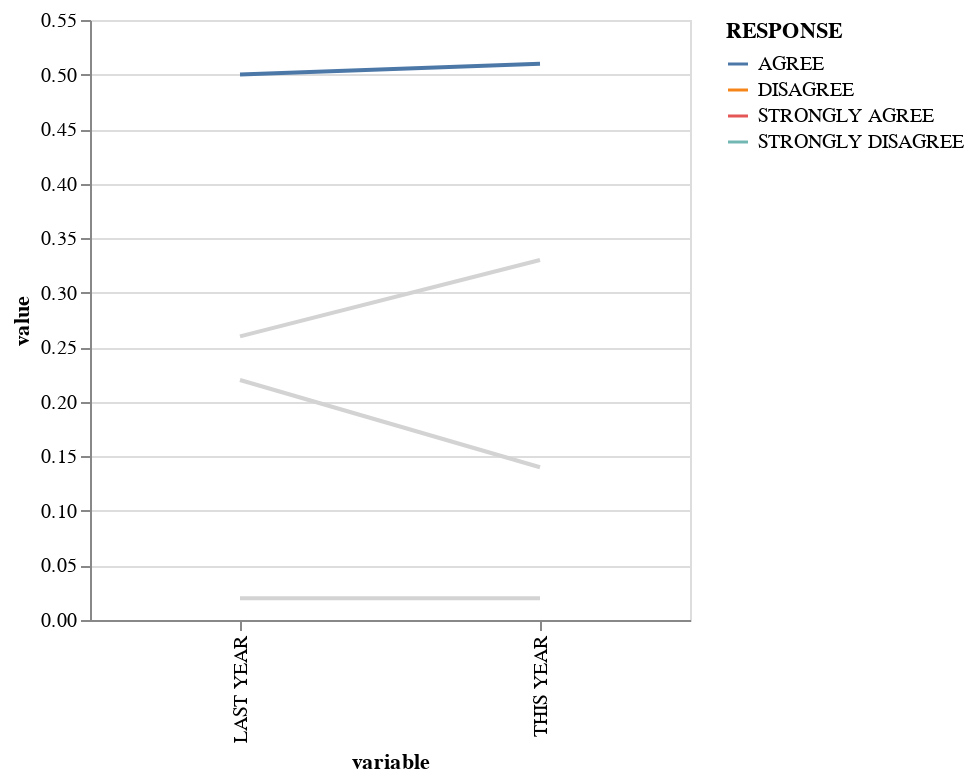

This figure's notebook cell:
### Code cell
alt.Chart(df).mark_line().encode(
    x='variable:O',
    y='value:Q',
    color=alt.condition(alt.datum.RESPONSE == 'AGREE', 'RESPONSE', alt.value('lightgray'))
).properties(
    width=300,
    height=300
)

### Figure 1 — Vega-Lite specification as saved in the notebook (floating-point values rounded to 4 significant figures)
{"config": {"view": {"continuousWidth": 400, "continuousHeight": 300}}, "data": {"name": "data-b6b93c3e80a02f56fc71571ef1c11a41"}, "mark": "line", "encoding": {"color": {"condition": {"type": "nominal", "field": "RESPONSE", "test": "(datum.RESPONSE === 'AGREE')"}, "value": "lightgray"}, "x": {"type": "ordinal", "field": "variable"}, "y": {"type": "quantitative", "field": "value"}}, "height": 300, "width": 300, "$schema": "https://vega.github.io/schema/vega-lite/v4.8.1.json", "datasets": {"data-b6b93c3e80a02f56fc71571ef1c11a41": [{"RESPONSE": "STRONGLY AGREE", "variable": "LAST YEAR", "value": 0.26}, {"RESPONSE": "AGREE", "variable": "LAST YEAR", "value": 0.5}, {"RESPONSE": "DISAGREE", "variable": "LAST YEAR", "value": 0.22}, {"RESPONSE": "STRONGLY DISAGREE", "variable": "LAST YEAR", "value": 0.02}, {"RESPONSE": "STRONGLY AGREE", "variable": "THIS YEAR", "value": 0.33}, {"RESPONSE": "AGREE", "variable": "THIS YEAR", "value": 0.51}, {"RESPONSE": "DISAGREE", "variable": "THIS YEAR", "value": 0.14}, {"RESPONSE": "STRONGLY DISAGREE", "variable": "THIS YEAR", "value": 0.02}]}}
